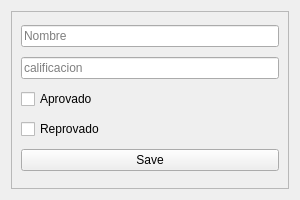
<?xml version="1.0" encoding="UTF-8"?>
<ui version="4.0">
 <class>Form_main</class>
 <widget class="QWidget" name="Form_main">
  <property name="geometry">
   <rect>
    <x>0</x>
    <y>0</y>
    <width>300</width>
    <height>200</height>
   </rect>
  </property>
  <property name="minimumSize">
   <size>
    <width>300</width>
    <height>200</height>
   </size>
  </property>
  <property name="maximumSize">
   <size>
    <width>300</width>
    <height>200</height>
   </size>
  </property>
  <property name="sizeIncrement">
   <size>
    <width>300</width>
    <height>200</height>
   </size>
  </property>
  <property name="baseSize">
   <size>
    <width>300</width>
    <height>200</height>
   </size>
  </property>
  <property name="windowTitle">
   <string>Form</string>
  </property>
  <layout class="QGridLayout" name="gridLayout">
   <item row="0" column="0">
    <widget class="QFrame" name="main">
     <property name="frameShape">
      <enum>QFrame::StyledPanel</enum>
     </property>
     <property name="frameShadow">
      <enum>QFrame::Raised</enum>
     </property>
     <layout class="QVBoxLayout" name="verticalLayout">
      <item>
       <widget class="QLineEdit" name="line_nombre">
        <property name="maxLength">
         <number>25</number>
        </property>
        <property name="placeholderText">
         <string>Nombre</string>
        </property>
        <property name="clearButtonEnabled">
         <bool>true</bool>
        </property>
       </widget>
      </item>
      <item>
       <widget class="QLineEdit" name="line_cali">
        <property name="maxLength">
         <number>3</number>
        </property>
        <property name="placeholderText">
         <string>calificacion</string>
        </property>
        <property name="clearButtonEnabled">
         <bool>true</bool>
        </property>
       </widget>
      </item>
      <item>
       <widget class="QCheckBox" name="checkBox_A">
        <property name="text">
         <string>Aprovado</string>
        </property>
       </widget>
      </item>
      <item>
       <widget class="QCheckBox" name="checkBox_R">
        <property name="text">
         <string>Reprovado</string>
        </property>
       </widget>
      </item>
      <item>
       <widget class="QPushButton" name="btn_save">
        <property name="text">
         <string>Save</string>
        </property>
       </widget>
      </item>
     </layout>
    </widget>
   </item>
  </layout>
 </widget>
 <resources/>
 <connections/>
</ui>
